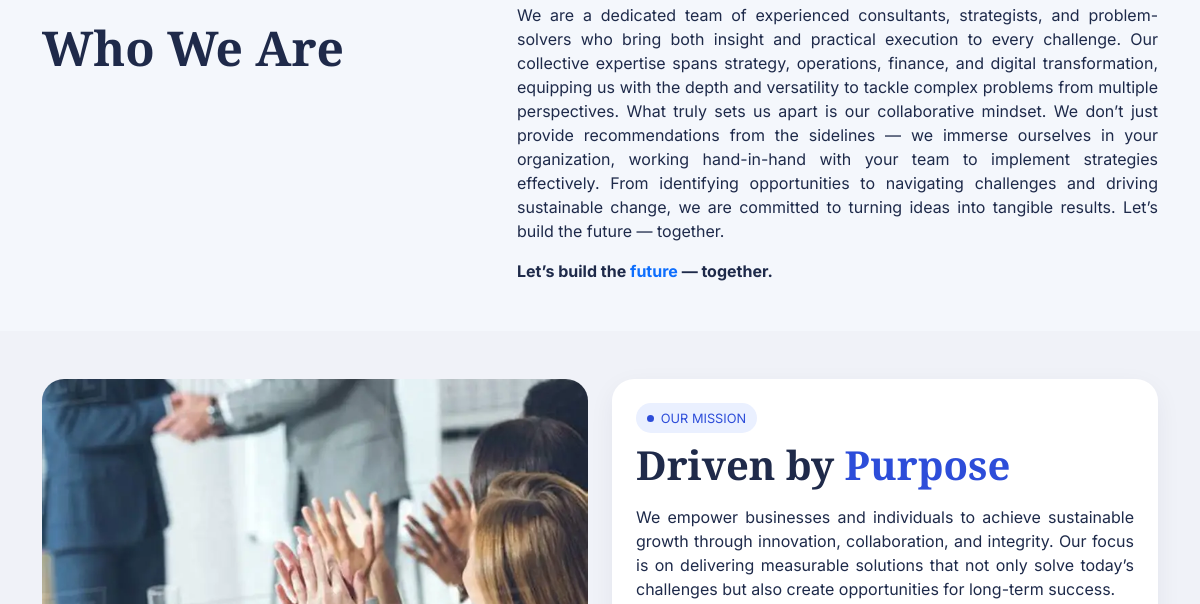
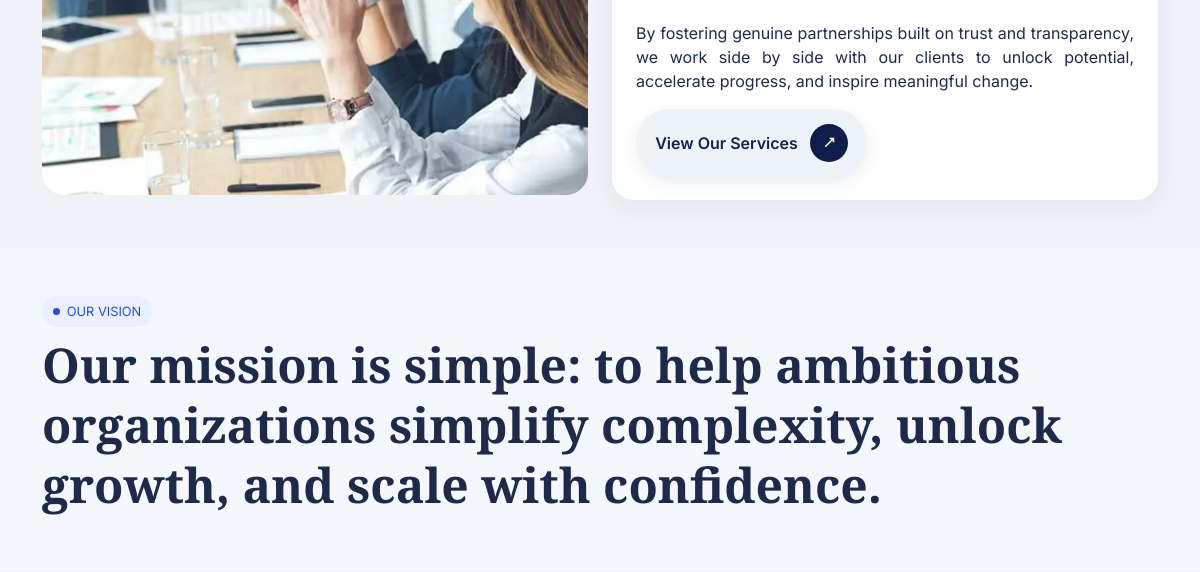
Page /about/ (middle part) on the earlier database version (2 pictures, top to bottom).
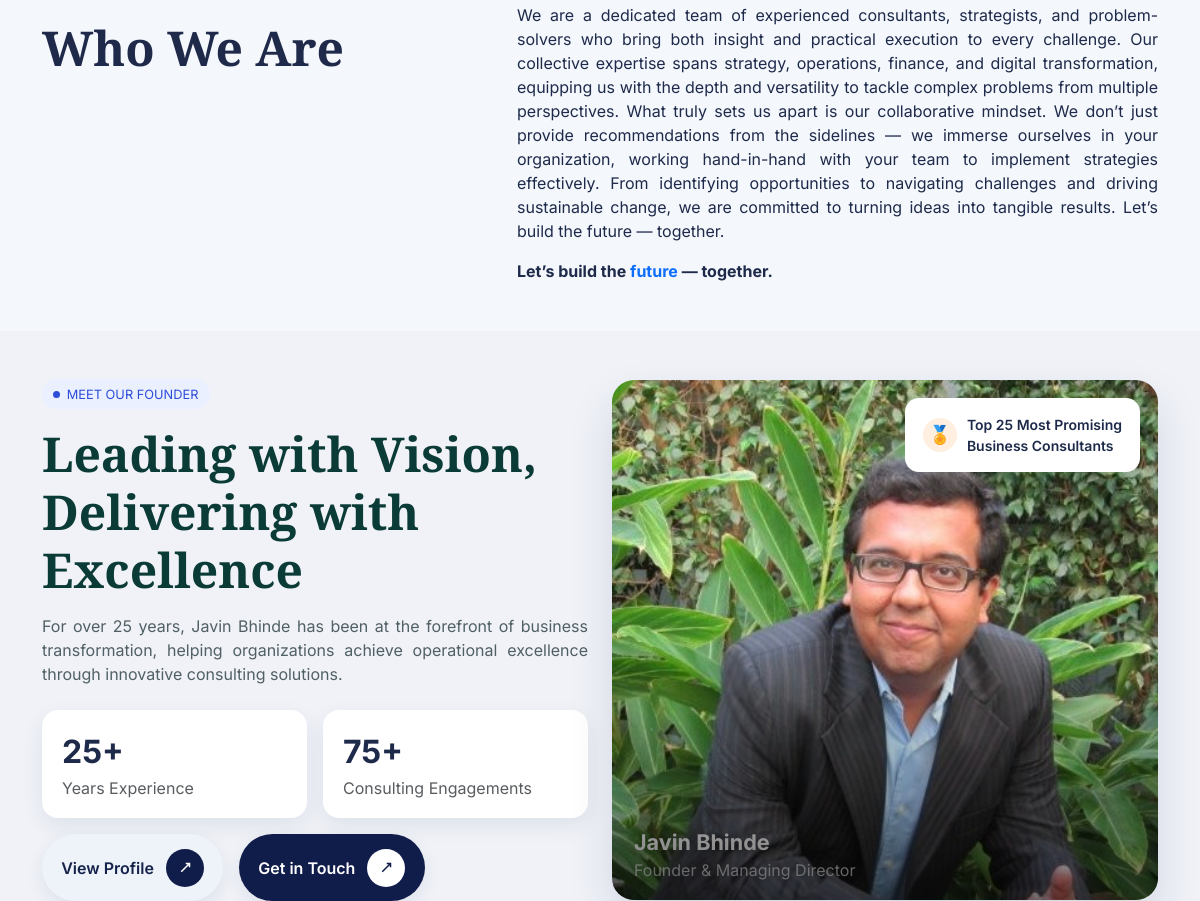
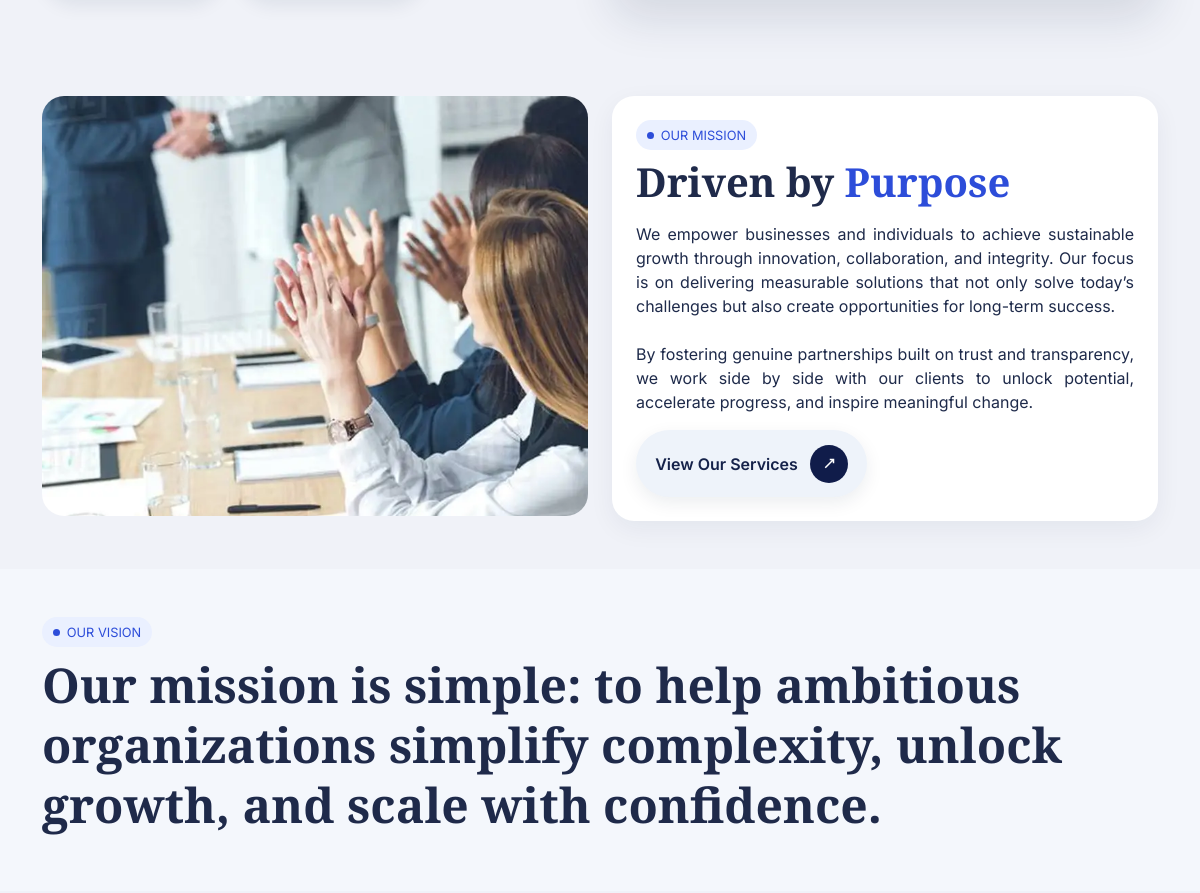
Same page on the later database version (2 pictures, top to bottom).
### core/models.py (models this page shows, shortened)
class AboutUsStatic(models.Model):
    hero_page    = models.ImageField(upload_to="about/", validators=[IMG_VALIDATOR])
    mission_image= models.ImageField(upload_to="about/", validators=[IMG_VALIDATOR], blank=True, null=True)
    cta_image    = models.ImageField(upload_to="about/", validators=[IMG_VALIDATOR], blank=True, null=True)
    above_state_image = models.ImageField(upload_to="above_state_image/", validators=[IMG_VALIDATOR], blank=True, null=True)
    who_we_are_body = models.TextField()
    mission_body    = models.TextField()
    vision_line     = models.TextField()
    cta_body        = models.TextField()
    stat_clients_percent = models.IntegerField(default=92)
    stat_revenue_millions = models.IntegerField(default=50)
    stat_businesses       = models.IntegerField(default=100)
    stat_years            = models.IntegerField(default=15)
    updated_at = models.DateTimeField(auto_now=True)
    is_active  = models.BooleanField(default=False)
    class Meta:
        verbose_name = "About Us (Static Integers & Text)"
        verbose_name_plural = "About Us (Static Integers & Text)"
        constraints = [
            models.UniqueConstraint(
                fields=["is_active"],
                condition=models.Q(is_active=True),
                name="about_only_one_active",
            ),
        ]

class FaceCompany(models.Model):
    image = models.ImageField(upload_to="faces/", validators=[IMG_VALIDATOR])
    name = models.CharField(max_length=120)
    position = models.CharField(max_length=120, blank=True)
    is_founder = models.BooleanField(default=False)
    founder_year = models.PositiveIntegerField(null=True, blank=True, help_text="e.g. 25 (years of experience)")
    consulting_engagements = models.PositiveIntegerField(
        null=True, blank=True, help_text="e.g. 75 (engagements)"
    )
    class Meta:
        ordering = ["-is_founder", "name"]
        constraints = [
            models.UniqueConstraint(
                fields=["is_founder"],
                condition=models.Q(is_founder=True),
                name="unique_true_founder_only",
            ),
        ]

### core/views.py (the view)
# urls.py: path("about/", about_page, name="about"),
def about_page(request):
    data = (AboutUsStatic.objects.filter(is_active=True).first()
            or AboutUsStatic.objects.order_by("-updated_at").first())
    founder = FaceCompany.objects.filter(is_founder=True).first()
    team = FaceCompany.objects.filter(is_founder=False).order_by("name")
    context = {
        "data": data,
        "founder": founder,
        "faces": team,
        "contact": ContactInfo.objects.first(),
        "socials": SocialMedia.objects.all(),
    }
    return render(request, "core/about.html", context)

### templates/core/about.html (shortened to what this page needs)
{% extends "core/home.html" %}
{% load static %}
{% block content %}
<section class="soft py-5">
  <div class="container">
    <div class="row g-4">
      <div class="col-lg-5">
        <h2 class="display-5 title-serif mt-3">Who We Are</h2>
      </div>
      <div class="col-lg-7">
        <p class="mb-3">{{ data.who_we_are_body }}</p>
        <p class="mb-0"><strong>Let’s build the <a href="#" class="text-decoration-none">future</a> — together.</strong></p>
      </div>
    </div>
  </div>
</section>
{% if founder %}
<section class="py-5">
  <div class="container">
    <div class="row g-4 align-items-center">
      <div class="col-lg-6">
        <div class="lead-kicker mb-3"><i></i> MEET OUR FOUNDER</div>
        <h2 class="title-serif display-5 mb-3" style="color:#0b3b36;">
          Leading with Vision,<br/>Delivering with Excellence
        </h2>
        <p class="mb-4" style="color:#506065;">
          For over {{ founder.founder_year|default:'25' }} years, {{ founder.name }}
          has been at the forefront of business transformation, helping organizations
          achieve operational excellence through innovative consulting solutions.
        </p>
        <div class="row g-3 mb-3">
          <div class="col-sm-6">
            <div class="founder-stat">
              <div class="fs-2 fw-bold">{{ founder.founder_year|default:'25' }}+</div>
              <div class="text-muted">Years Experience</div>
            </div>
          </div>
          <div class="col-sm-6">
            <div class="founder-stat">
              <div class="fs-2 fw-bold">{{ founder.consulting_engagements|default:'75' }}+</div>
              <div class="text-muted">Consulting Engagements</div>
            </div>
          </div>
        </div>
        <div class="d-flex gap-3">
          <a href="#" class="chip-btn">
            <span>View Profile</span>
            <span class="chip-icon"><svg viewBox="0 0 24 24"><path d="M13 5h6v6h-2V8.41l-9.29 9.3-1.42-1.42 9.3-9.29H13V5z"/></svg></span>
          </a>
          <a href="{% url 'contact' %}" class="chip-btn chip-btn--dark">
            <span>Get in Touch</span>
            <span class="chip-icon"><svg viewBox="0 0 24 24"><path d="M13 5h6v6h-2V8.41l-9.29 9.3-1.42-1.42 9.3-9.29H13V5z"/></svg></span>
          </a>
        </div>
      </div>
      <div class="col-lg-6">
        <div class="founder-card">
          {% if founder.image %}
            <img src="{{ founder.image.url }}" alt="{{ founder.name }}" class="founder-img">
          {% else %}
            <img src="{% static 'img/placeholder-founder.webp' %}" alt="{{ founder.name }}" class="founder-img">
          {% endif %}
          <div class="founder-badge">
            <div class="badge-inner">
              <div class="badge-icon">🏅</div>
              <div class="small fw-semibold">Top 25 Most Promising<br/>Business Consultants</div>
            </div>
          </div>
          <div class="founder-overlay">
            <div class="fw-bold" style="font-size:1.35rem;">{{ founder.name }}</div>
            <div class="opacity-75">{{ founder.position|default:"Founder & Managing Director" }}</div>
          </div>
        </div>
      </div>
    </div>
  </div>
</section>
{% endif %}
<section class="py-5">
  <div class="container">
    <div class="row g-4">
<div class="col-lg-6">
  <div class="mission-img-wrap">
    {% if data.mission_image %}
      <img id="missionImg" src="{{ data.mission_image.url }}" alt="Mission" class="mission-img">
    {% else %}
      <img id="missionImg" src="{% static 'img/about/mission.jpg' %}" alt="Mission" class="mission-img">
    {% endif %}
  </div>
</div>
<div class="col-lg-6">
  <div id="missionTextBox" class="p-3 p-md-4 mission-card">
    <div class="lead-kicker mb-2"><i></i> OUR MISSION</div>
    <h2 class="title-serif display-6 mb-3">Driven by <span style="color:#2d4dd9;">Purpose</span></h2>
    <p class="mb-0">{{ data.mission_body|linebreaksbr }}</p>
    <a href="#" class="chip-btn mt-3">
      <span>View Our Services</span>
      <span class="chip-icon">
        <svg viewBox="0 0 24 24"><path d="M13 5h6v6h-2V8.41l-9.29 9.3-1.42-1.42 9.3-9.29H13V5z"/></svg>
      </span>
    </a>
  </div>
</div>
    </div>
  </div>
</section>
<section class="soft py-5">
  <div class="container">
    <div class="lead-kicker mb-2"><i></i> OUR VISION</div>
    <h2 class="display-5 title-serif" style="line-height:1.25;">
      {{ data.vision_line }}
    </h2>
  </div>
</section>
{% endblock %}

### templates/core/home.html (shortened to what this page needs)
{% load static %}
<!DOCTYPE html>
<html lang="en">
  <head>
    {% block page_css %}
    <link
      href="https://cdn.jsdelivr.net/npm/bootstrap@5.3.0/dist/css/bootstrap.min.css"
      rel="stylesheet"
    />
    {% endblock %}
  </head>
  <body>
    {% block content %}{% endblock %}
  </body>
</html>

### templates/core/home.html (style rules this page uses)
:root { --primary-navy: #1e2a4a; --primary-blue: #2d4dd9; --accent-red: #c42026; --light-bg: #f0f2f8; --white: #fff; --text-dark: #1e2a4a; --text-gray: #5a6a7f; --services-h: 460px; --brand-red: #9c1111; --brand-green: #0f423a; }
* { margin: 0; padding: 0; box-sizing: border-box; }
body { font-family: "Inter", sans-serif; color: var(--text-dark); overflow-x: hidden; background: var(--light-bg); }
h1, h2, h3, h4, h5, h6 { font-family: "Playfair Display", serif; }
p { text-align: justify; }

Differences in the rows shown:
added FaceCompany: founder_year "25", name "Javin Bhinde", consulting_engagements "75", image (picture), position "Founder & Managing Director"
Other differences:
text now shown: "MEET OUR FOUNDER Leading with Vision, Delivering with Excellence For over years, has been at the forefront of business transformation, helping organizations achieve operational excellence through innovative consulting solutions. + Years Experience + Consulting Engagements View Profile Get in Touch 🏅 Top 25 Most Promising Business Consultants"
